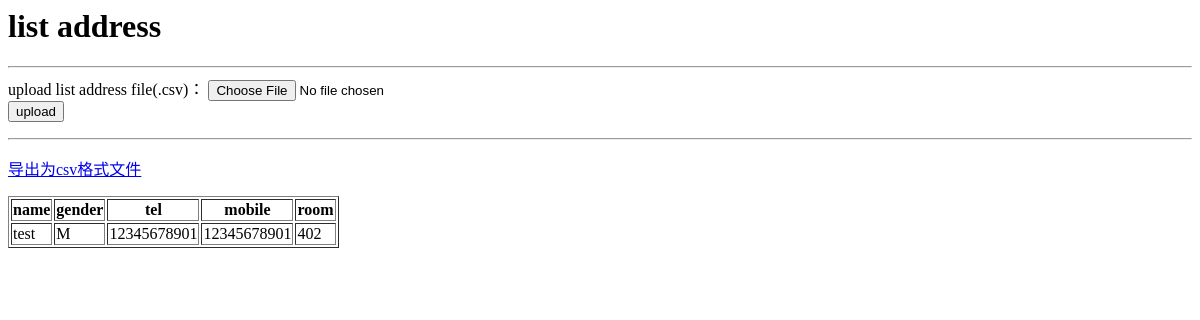
Page /address/ on the earlier database version.
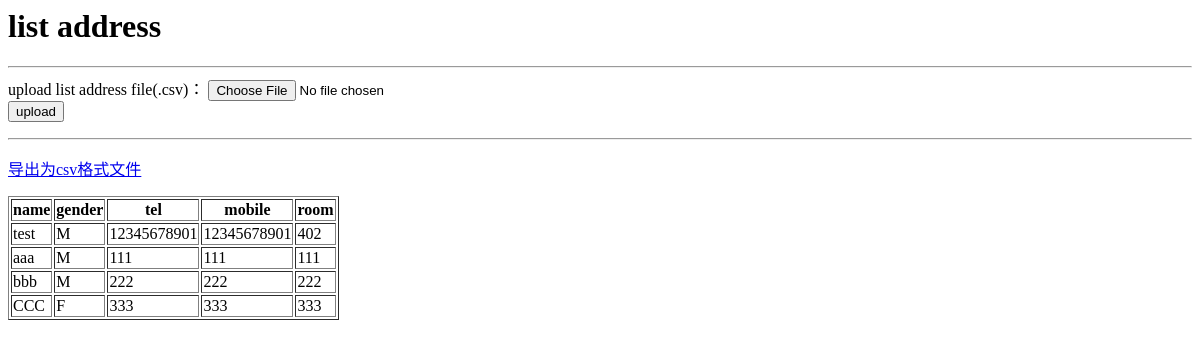
Same page on the later database version.
### address/models.py (models this page shows, shortened)
class Address(models.Model):
    name = models.CharField('name', max_length=6, unique=True)
    gender = models.CharField('gender', choices=(('M', 'Male'), ('F', 'Female')), max_length=1)
    telphone = models.CharField('telephone_number', max_length=20)
    mobile = models.CharField('mobile_number', max_length=11)
    room = models.CharField('房间', max_length=10, default='')

### address/views.py (the view)
class IndexView(generic.ListView):
    model = Address
    template_name = 'address_list.html'

### address/templates/address_list.html
<h1 id="title">list address</h1>
<hr>
<form enctype="multipart/form-data" method="POST" action="/address/upload/">
upload list address file(.csv)： <input type="file" name="file"/><br/>
<input type="submit" value="upload"/>
</form>
<hr>
<p><a href="/address/output/">导出为csv格式文件</a></p>
<table border="1">
<tr>
<th>name</th>
<th>gender</th>
<th>tel</th>
<th>mobile</th>
<th>room</th>
</tr>
{% for person in address_list %}
<tr>
<td>{{ person.name }}</td>
<td>{{ person.gender }}</td>
<td>{{ person.telphone }}</td>
<td>{{ person.mobile }}</td>
<td>{{ person.room }}</td>
</tr>
{% endfor %}
</table>

Differences in the rows shown:
added Address: name "aaa", gender "M", telphone "111", mobile "111", room "111"
added Address: name "bbb", gender "M", telphone "222", mobile "222", room "222"
added Address: name "CCC", gender "F", telphone "333", mobile "333", room "333"
